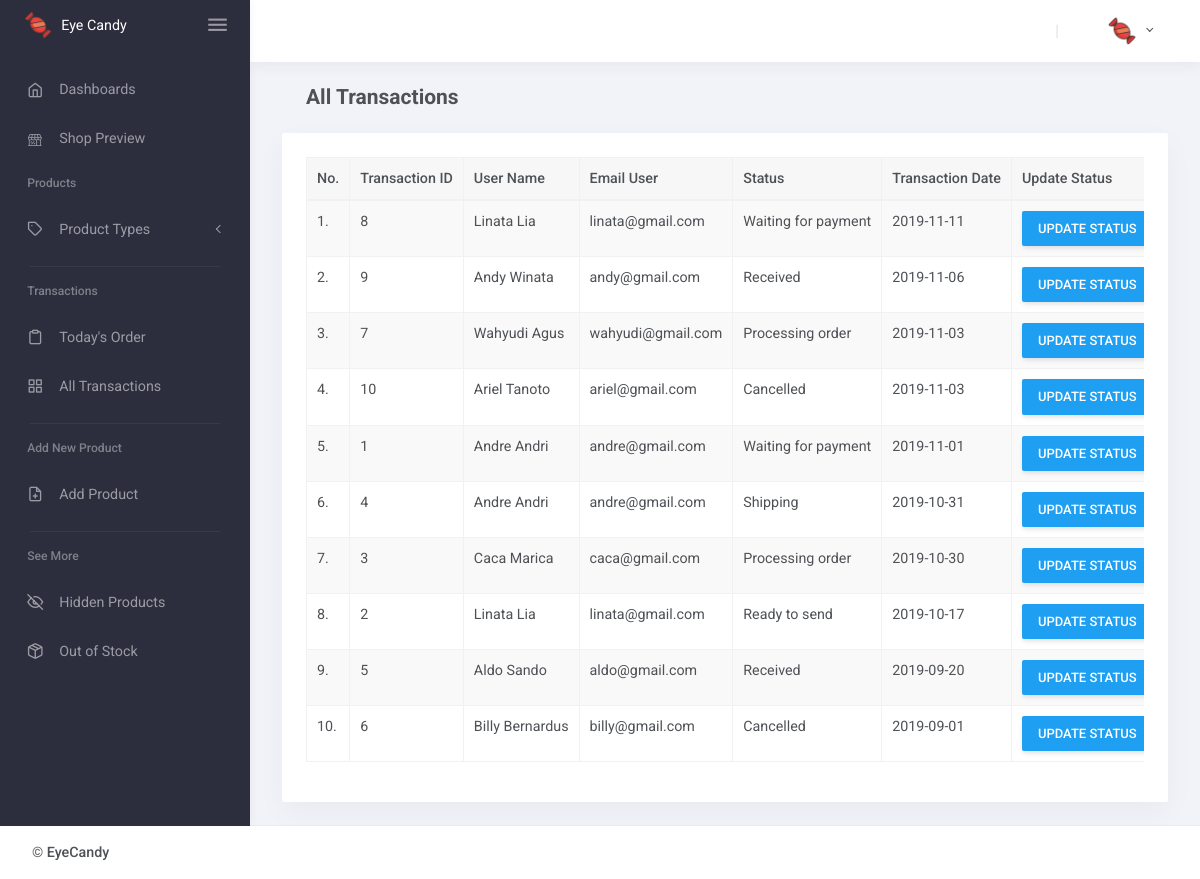
/index.php/AdminHome/AllTrasactionsView, run on an earlier commit of the app's database.
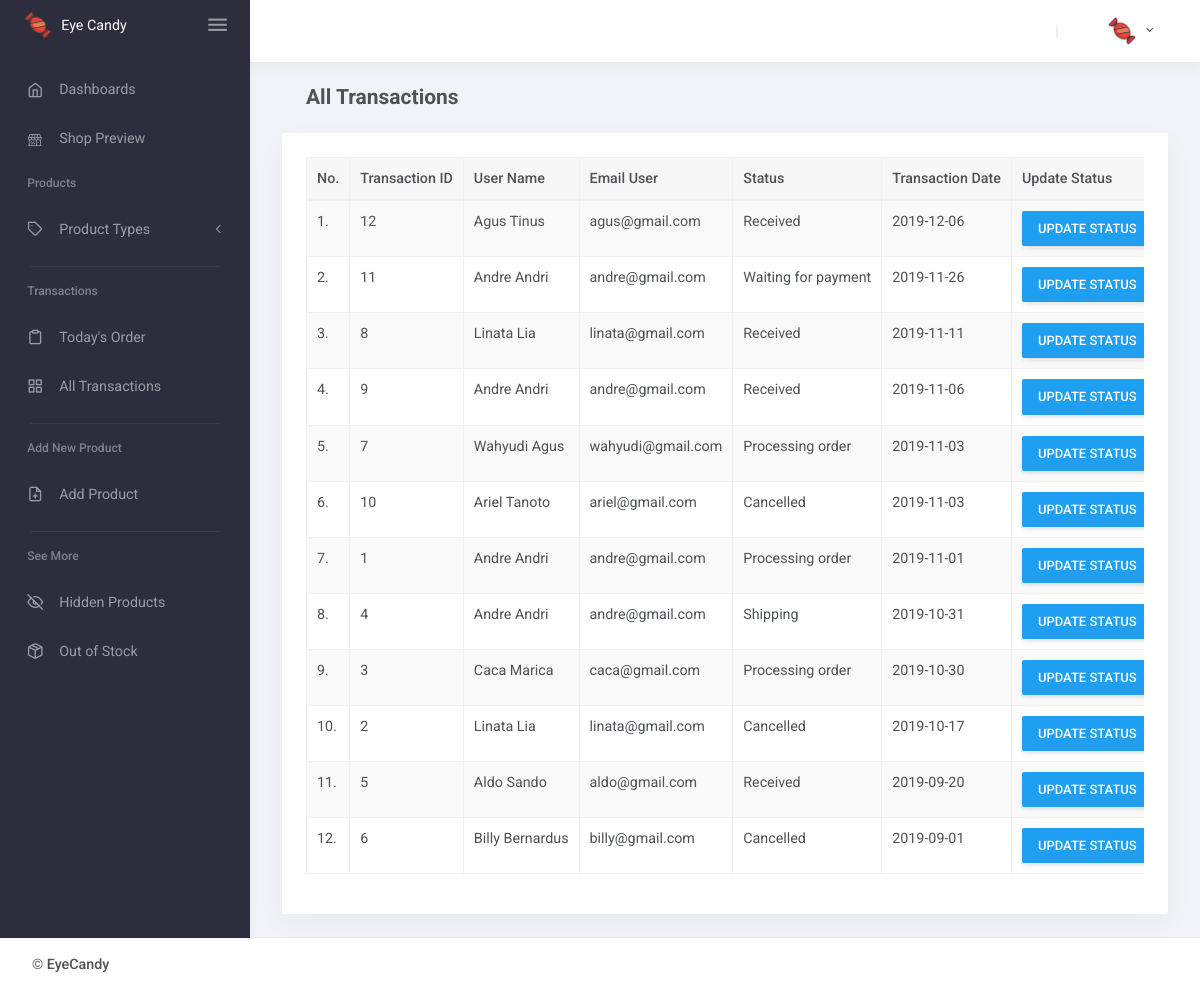
And on a later commit of the database.
### tables this page shows
CREATE TABLE `transaction_detail` (
  `id_trans` int(11) NOT NULL,
  `email_user` varchar(50) NOT NULL,
  `stats` varchar(10) NOT NULL,
  `trans_date` date NOT NULL,
  `shipping_fee` int(11) NOT NULL
);

CREATE TABLE `ms_users` (
  `email_user` varchar(100) NOT NULL,
  `pass` varchar(50) NOT NULL,
  `name` varchar(100) NOT NULL,
  `address` text NOT NULL,
  `salt` varchar(10) NOT NULL,
  `priv` int(2) NOT NULL,
  `prof_pic` varchar(100) NOT NULL
);

CREATE TABLE `status` (
  `id_status` int(3) NOT NULL,
  `status_desc` varchar(20) DEFAULT NULL
);

### application/controllers/AdminHome.php (called while the page is built, shortened)
<?php
class AdminHome extends CI_Controller{
	public function __construct(){
        $this->load->model('AdminHome_model');
	}
    public function AllTrasactionsView()
	{
        $data['data'] = $this->AdminHome_model->ShowDataMonthly();
		$data['style'] = $this->load->view('include/StyleAdmin', NULL, TRUE);
        $data['script'] = $this->load->view('include/ScriptAdmin', NULL, TRUE);
        $data['header']= $this->load->view('include/HeaderAdmin',NULL,TRUE);
        $data['datatabel'] = $this->load->view('include/Tabel', $data, TRUE);
        $data['footer']= $this->load->view('include/FooterAdmin',NULL,TRUE);
		$this->load->view('pages/AllTransactions.php',$data);
    }
}

### index.php (called while the page is built, shortened)
<?php
require_once BASEPATH.'core/CodeIgniter.php';

### application/models/AdminHome_model.php (called while the page is built, shortened)
<?php
class AdminHome_model extends CI_Model{
	public function ShowDataMonthly()
	{
		$query = $this->db->query("SELECT transaction_detail.id_trans as id, ms_users.name as name, transaction_detail.email_user as email, status.status_desc as status, status.id_status, transaction_detail.trans_date as date
									FROM transaction_detail
									JOIN ms_users on transaction_detail.email_user = ms_users.email_user
									JOIN status on status.id_status = transaction_detail.stats
									JOIN transactions on transactions.id_trans = transaction_detail.id_trans
									GROUP BY transaction_detail.id_trans
									ORDER BY transaction_detail.trans_date DESC");
		return $query->result_array();
	}
}
?>

### application/views/include/Tabel.php (the view, shortened to what this page needs)
<div class="container card mb-4 p-4">
	<div class="table-responsive" style="overflow-x: none;">
		<table id="datatables" class="table table-striped table-bordered" cellspacing="0" width="100%">
			<thead class="thead-light">
				<tr>
					<th>No.</th>
					<th>Transaction ID</th>
					<th>User Name</th>
					<th>Email User</th>
					<th>Status</th>
					<th>Transaction Date</th>
					<th>Update Status</th>
				</tr>
			</thead>
			<tbody>
				<?php
					$counter = 1;
					foreach ($data as $row) {
						$id = $row['id'];
						$id_status = $row['id_status'];
						echo "<tr>";
							echo "<td>" . $counter++ . ".</td>";
							echo "<td>" . $row['id'] . "</td>";
							echo "<td>" . $row['name'] . "</td>";
							echo "<td>" . $row['email'] . "</td>";
							echo "<td>" . $row['status'] . "</td>";
							echo "<td>" . $row['date'] . "</td>";
							echo "<td>" . "<a href='" . base_url("index.php/AdminHome/FormUpdateStatus?id=$id&status=$id_status")."'
								class='btn btn-info' style='margin-right:10px;'>Update Status</a>" . "</td>";
						echo "</tr>";
					}
				?>
			</tbody>
		</table>
	</div>
</div>

What changed in the data, as far as the page shows it:
removed transaction_detail: id_trans "9", email_user.name "Andy Winata", email_user "andy@gmail.com", status.status_desc "Received", trans_date "2019-11-06"
added transaction_detail: id_trans "12", email_user.name "Agus Tinus", email_user "agus@gmail.com", status.status_desc "Received", trans_date "2019-12-06"
added transaction_detail: id_trans "11", email_user.name "Andre Andri", email_user "andre@gmail.com", status.status_desc "Waiting for payment", trans_date "2019-11-26"
changed transaction_detail (number 3 of 12 on the later page): status.status_desc "Waiting for payment" → "Received"
added transaction_detail: id_trans "9", email_user.name "Andre Andri", email_user "andre@gmail.com", status.status_desc "Received", trans_date "2019-11-06"
changed transaction_detail (number 7 of 12 on the later page): status.status_desc "Waiting for payment" → "Processing order"
changed transaction_detail (number 10 of 12 on the later page): status.status_desc "Ready to send" → "Cancelled"
